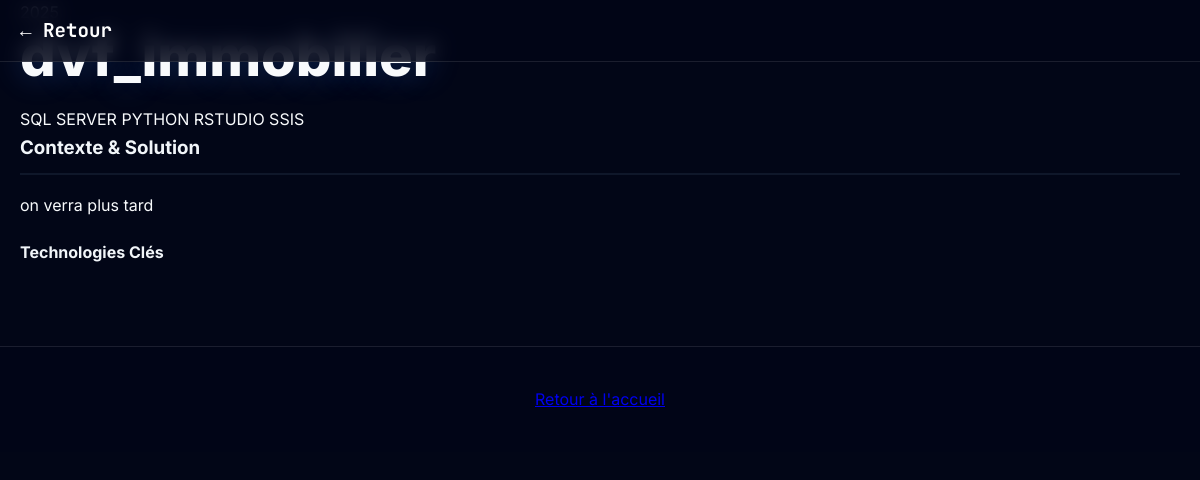
Page /projets_details.php?id=1 on the committed database.
### tables this page shows
CREATE TABLE `projet` (
  `id_projet` int(11) NOT NULL,
  `id_utilisateur` int(11) NOT NULL,
  `titre` varchar(100) NOT NULL,
  `description` text DEFAULT NULL,
  `date_debut` date DEFAULT NULL,
  `date_fin` date DEFAULT NULL,
  `technologie_utilisee` text DEFAULT NULL,
  `lien_code` varchar(255) DEFAULT NULL,
  `lien_demo` varchar(255) DEFAULT NULL,
  `image` varchar(255) DEFAULT NULL,
  `img` varchar(255) DEFAULT NULL,
  `document` varchar(255) DEFAULT NULL,
  `categorie_projet` varchar(50) DEFAULT 'Data Science',
  `contexte` varchar(100) DEFAULT 'Projet Universitaire (IUT)'
);

### config.php (called while the page is built, shortened)
<?php
$host = "localhost";
$dbname = "portfolio";
$username = "root";
$password = "";
try {
    $conn = new PDO("mysql:host=$host;dbname=$dbname;charset=utf8", $username, $password);
    $conn->setAttribute(PDO::ATTR_ERRMODE, PDO::ERRMODE_EXCEPTION);
    $conn->setAttribute(PDO::ATTR_DEFAULT_FETCH_MODE, PDO::FETCH_ASSOC);
} catch(PDOException $e) {
    die("Erreur de connexion : " . $e->getMessage());
}
function executeQuery($sql, $params = []) {
    global $conn;
    try {
        $stmt = $conn->prepare($sql);
        $stmt->execute($params);
        return $stmt;
    } catch (PDOException $e) {
        die("Erreur SQL : " . $e->getMessage());
    }
}
function fetchOne($stmt) {
    return $stmt->fetch();
}
?>

### projets_details.php (the view, shortened to what this page needs)
<?php
require_once 'config.php';
$id_projet = intval($_GET['id']);
$query = "SELECT * FROM projet WHERE id_projet = ? AND id_utilisateur = 1";
$stmt = executeQuery($query, array($id_projet));
$projet = fetchOne($stmt);
?>
<!DOCTYPE html>
<html lang="fr">
<head>
    <link rel="stylesheet" href="style.css">
    <link rel="stylesheet" href="public_style.css">
    <link rel="stylesheet" href="https://cdnjs.cloudflare.com/ajax/libs/font-awesome/6.0.0/css/all.min.css">
</head>
<body>
    <nav class="public-nav">
        <div class="nav-content">
            <div class="logo"><a href="index.php" style="color:white; text-decoration:none;">&larr; Retour</a></div>
        </div>
    </nav>
    <header class="project-header-hero" <?php echo !empty($projet['image']) ? 'style="background-image: linear-gradient(rgba(15, 23, 42, 0.9), rgba(15, 23, 42, 0.95)), url(\'' . htmlspecialchars($projet['image']) . '\'); background-size: cover; background-position: center;"' : ''; ?>>
        <div class="container">
            <div class="project-meta-top">
                <span class="project-year"><?php echo date('Y', strtotime($projet['date_debut'])); ?></span>
            </div>
            <h1><?php echo htmlspecialchars($projet['titre']); ?></h1>
            <div class="tech-tags-hero">
                <?php
                $techs = explode(',', $projet['technologie_utilisee']);
                foreach($techs as $tech):
                    if(trim($tech)): ?>
                    <span class="tech-tag"><?php echo trim(htmlspecialchars($tech)); ?></span>
                <?php endif; endforeach; ?>
            </div>
        </div>
    </header>
    <div class="container section-padding">
        <div class="project-grid-layout">
            <div class="project-main-desc">
                <h3>Contexte & Solution</h3>
                <div class="long-description">
                    <?php echo nl2br(htmlspecialchars($projet['description'])); ?>
                </div>
            </div>
            <div class="project-sidebar-details">
                <div class="detail-box">
                    <h4>Technologies Clés</h4>
                </div>
            </div>
        </div>
    </div>
    <footer class="main-footer">
        <a href="index.php" class="back-link">Retour à l'accueil</a>
    </footer>
</body>
</html>

### style.css (style rules this page uses)
:root { --primary-color: #3b82f6; --nav-bg: #1e293b; --body-bg: #0f172a; --text-color: #f1f5f9; --border-color: #334155; --card-bg: #1e293b; }
.nav-link, h3, h4, label, .project-dates, .timeline-date { color: var(--text-color) !important; }
body { font-family: 'Segoe UI', Tahoma, Geneva, Verdana, sans-serif; margin: 0; background-color: var(--body-bg); color: var(--text-color); }
h3 { border-bottom: 2px solid var(--body-bg); padding-bottom: 10px; margin-top: 0; }
::placeholder { color: #94a3b8; opacity: 0.7; }

### public_style.css (style rules this page uses)
:root { --bg-color: #020617; --glass-bg: rgba(30, 41, 59, 0.6); --glass-border: rgba(255, 255, 255, 0.1); --text-primary: #f8fafc; --text-secondary: #94a3b8; --accent: #3b82f6; --accent-glow: rgba(59, 130, 246, 0.5); --font-main: 'Inter', sans-serif; --font-code: 'JetBrains Mono', monospace; }
html { scroll-behavior: smooth; }
body { background-color: var(--bg-color); color: var(--text-primary); font-family: var(--font-main); margin: 0; line-height: 1.6; overflow-x: hidden; }
.public-nav { position: fixed; top: 0; width: 100%; z-index: 1000; background: rgba(2, 6, 23, 0.8); backdrop-filter: blur(10px); border-bottom: 1px solid var(--glass-border); padding: 15px 0; }
.nav-content { max-width: 1200px; margin: 0 auto; display: flex; justify-content: space-between; align-items: center; padding: 0 20px; }
.logo { font-family: var(--font-code); font-weight: bold; color: var(--accent); font-size: 1.2rem; }
h1 { font-size: 3.5rem; line-height: 1.1; margin: 0 0 20px; font-weight: 800; text-shadow: 0 0 30px rgba(59, 130, 246, 0.3); }
.container { max-width: 1200px; margin: 0 auto; padding: 0 20px; }
.main-footer { padding: 40px 0; text-align: center; border-top: 1px solid var(--glass-border); color: var(--text-secondary); margin-top: 80px; position: relative; z-index: 1; background: rgba(2, 6, 23, 0.8); }

### rows in the picture
projet: titre "dvf_immobilier", technologie_utilisee "SQL SERVER PYTHON RSTUDIO SSIS", description "on verra plus tard"
